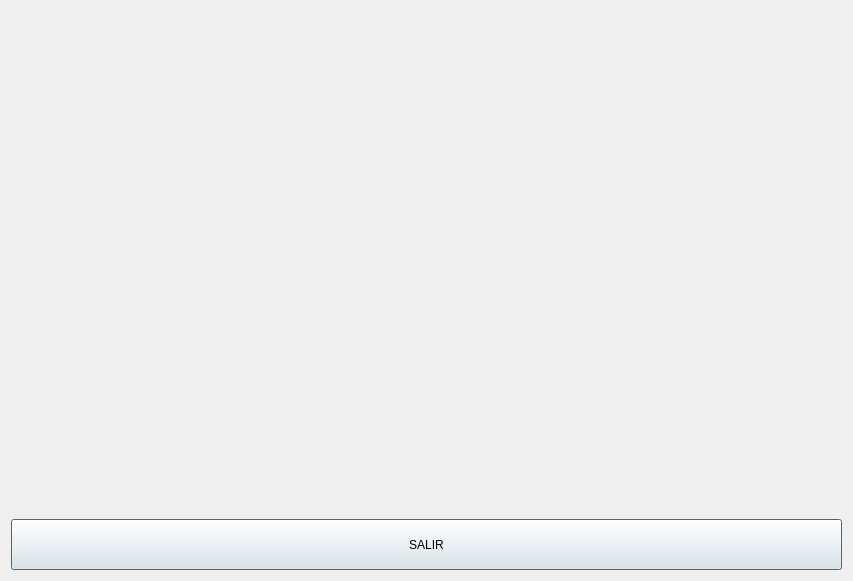
<?xml version="1.0" encoding="UTF-8"?>
<ui version="4.0">
 <class>Dialog</class>
 <widget class="QDialog" name="Dialog">
  <property name="geometry">
   <rect>
    <x>0</x>
    <y>0</y>
    <width>853</width>
    <height>581</height>
   </rect>
  </property>
  <property name="windowTitle">
   <string>Dialog</string>
  </property>
  <layout class="QVBoxLayout" name="verticalLayout_3">
   <item>
    <layout class="QVBoxLayout" name="verticalLayout_2">
     <item>
      <layout class="QVBoxLayout" name="verticalLayout">
       <item>
        <widget class="MplWidget" name="MplWidget" native="true">
         <property name="minimumSize">
          <size>
           <width>0</width>
           <height>439</height>
          </size>
         </property>
         <property name="acceptDrops">
          <bool>false</bool>
         </property>
         <property name="styleSheet">
          <string notr="true"/>
         </property>
        </widget>
       </item>
      </layout>
     </item>
     <item>
      <widget class="QPushButton" name="salir">
       <property name="maximumSize">
        <size>
         <width>16777215</width>
         <height>51</height>
        </size>
       </property>
       <property name="text">
        <string>SALIR</string>
       </property>
      </widget>
     </item>
    </layout>
   </item>
  </layout>
 </widget>
 <customwidgets>
  <customwidget>
   <class>MplWidget</class>
   <extends>QWidget</extends>
   <header>mplwidget.h</header>
   <container>1</container>
  </customwidget>
 </customwidgets>
 <resources/>
 <connections/>
</ui>
